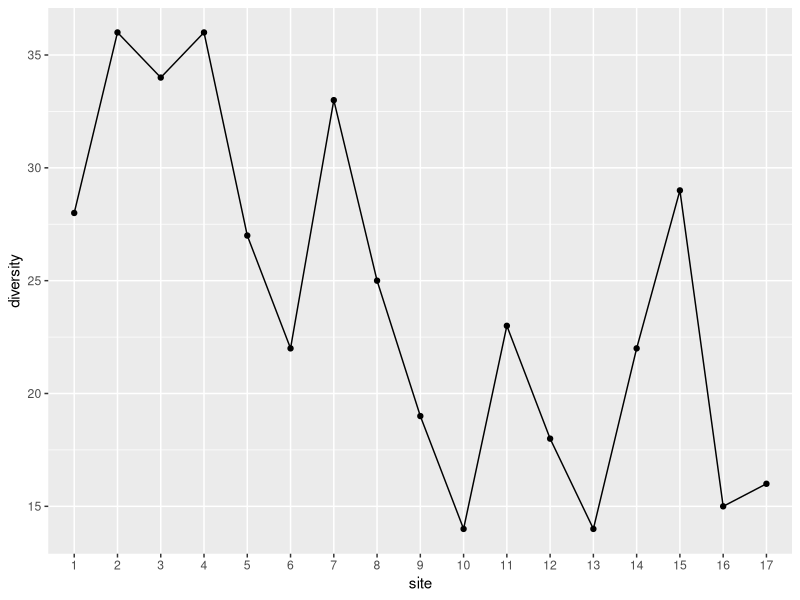
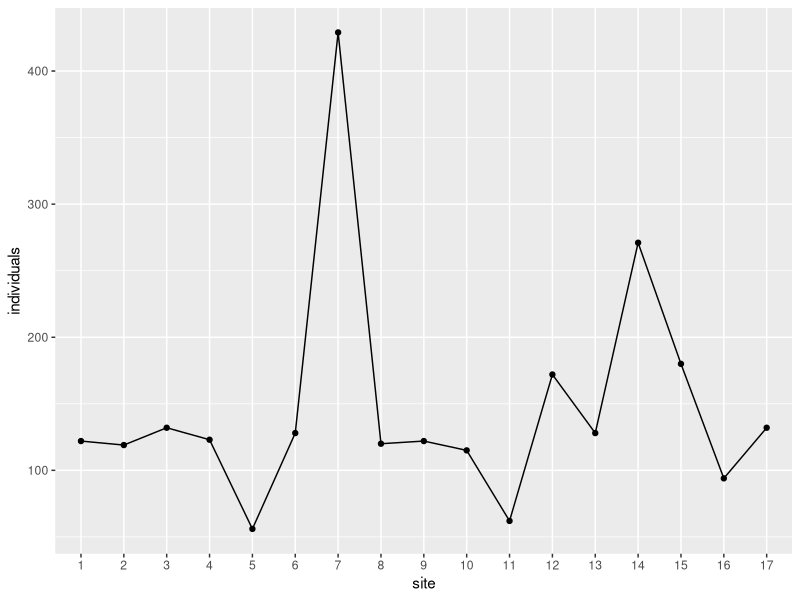

Generate these figures, in order, with R:
##### Coskun Kucukkaragoz
#### 25th of April 2024
### Start of the R script to analyse the data from my mounting, pinning, and sorting, of beetles for the October 2022 season from the Cederburg

# set-up ####

# packages
rm(list = ls())
library(tidyverse)

# reading in raw data with correct data types

beet_22_raw <- read.csv("ceder_beetle_diversity_october_2022.csv", stringsAsFactors = TRUE) %>% mutate(across(c(ID, site, replicate, trap, label, season, year, full_label), factor))

# reducing all unique specimen labels into single row entries

beet_22_condensed <- beet_22_raw %>% group_by(ID, site, replicate, trap, label, season, year, full_label) %>% summarise(across(c(anthia_decemguttata, stenocara_dentata, starts_with("morphospecies")), sum)) %>% ungroup()

# calculating the number of individual specimens found for each morphospecies/species

{x <- mapply(sum,beet_22_condensed[,-c(1:8)])
species_specimen_count <- cbind(read.table(text = names(x)), x)
rownames(species_specimen_count) <- NULL
colnames(species_specimen_count) <- c("morphospecies", "individuals")
rm(x)}

species_specimen_count %>% arrange(desc(individuals)) # ordered descendingly
species_specimen_count %>% summarise(individuals = sum(individuals))

# calculating number of individual insects found per altitudinal site

site_count <- beet_22_condensed %>% mutate(individuals = rowSums(across(where(is.numeric)), na.rm=TRUE)) %>% select(c(ID, site, label, individuals)) %>% group_by(site) %>% summarise(individuals = sum(individuals))

# calculating species diversity per site

site_diversity <- beet_22_condensed %>% group_by(site) %>% summarise(across(c(anthia_decemguttata, stenocara_dentata, starts_with("morphospecies")), sum)) %>% mutate_if(is.numeric, ~1 * (. > 0)) %>% mutate(diversity = rowSums(across(where(is.numeric)))) %>% select(c(site, diversity))

# graphs ####

# species diversity per altitudinal site

ggplot(site_diversity, aes(x = site, y = diversity, group = 1)) + geom_point() + geom_line()

# individual insects per altitudinal site

ggplot(site_count, aes (x = site, y = individuals, group = 1)) + geom_point() + geom_line()

# working data ####
# up to spp 7, 2108

# species_specimen_count %>% filter(individuals < 2) %>%  arrange(individuals)

# edit the morphospecies numbers and sites for the specimens of interest

# beet_22_condensed %>% filter(trap != 3) %>% group_by(site) %>% 
#   summarise(individuals = sum(morphospecies_12)) %>%
#   filter(individuals > 0)

# individual site samples

# (species_by_site <- beet_22_condensed %>% select(ID, site, label, morphospecies_69) %>%
#   filter(morphospecies_69 > 0))
# 
